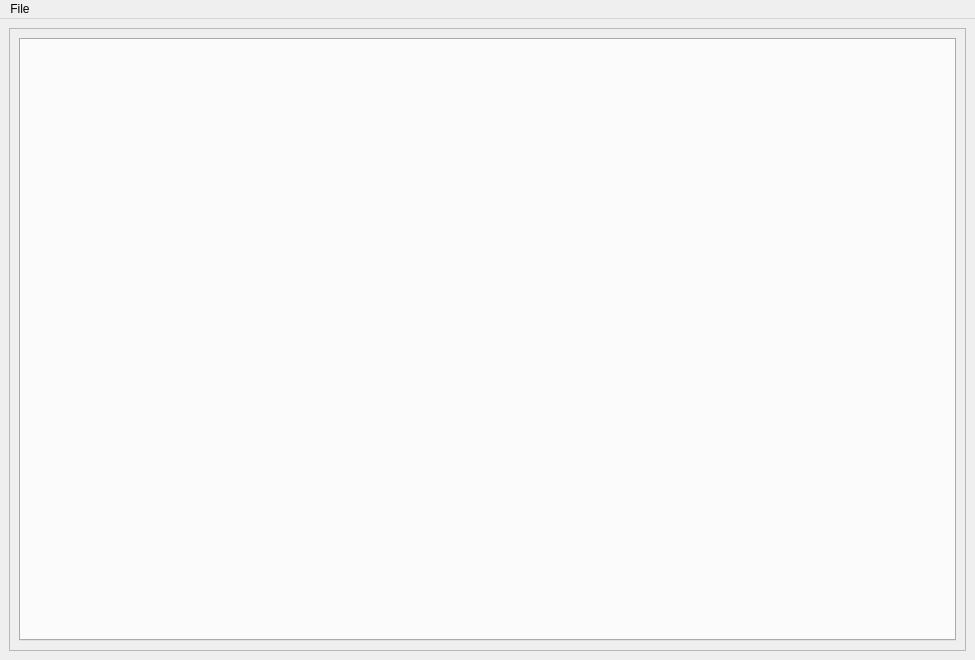
<?xml version="1.0" encoding="UTF-8"?>
<ui version="4.0">
 <class>MainWindow</class>
 <widget class="QMainWindow" name="MainWindow">
  <property name="geometry">
   <rect>
    <x>0</x>
    <y>0</y>
    <width>975</width>
    <height>660</height>
   </rect>
  </property>
  <property name="windowTitle">
   <string>MainWindow</string>
  </property>
  <widget class="QWidget" name="centralwidget">
   <property name="locale">
    <locale language="English" country="UnitedStates"/>
   </property>
   <layout class="QGridLayout" name="gridLayout">
    <item row="0" column="0">
     <widget class="QFrame" name="frame">
      <property name="frameShape">
       <enum>QFrame::StyledPanel</enum>
      </property>
      <property name="frameShadow">
       <enum>QFrame::Raised</enum>
      </property>
      <layout class="QGridLayout" name="gridLayout_2">
       <item row="0" column="0">
        <widget class="QTabWidget" name="FileTab">
         <property name="currentIndex">
          <number>-1</number>
         </property>
        </widget>
       </item>
      </layout>
     </widget>
    </item>
   </layout>
  </widget>
  <widget class="QMenuBar" name="menubar">
   <property name="geometry">
    <rect>
     <x>0</x>
     <y>0</y>
     <width>975</width>
     <height>22</height>
    </rect>
   </property>
   <widget class="QMenu" name="menuFile">
    <property name="title">
     <string>File</string>
    </property>
    <addaction name="actionLoad_TDMS_file"/>
    <addaction name="actionSummarize_Folder"/>
    <addaction name="actionOpen_NPY_file"/>
    <addaction name="actionSave_graph_as_npz"/>
    <addaction name="actionOpen_npz"/>
    <addaction name="actionCompute_phi_in_folder"/>
    <addaction name="actionOpen_phiu_s_in_folder"/>
   </widget>
   <addaction name="menuFile"/>
  </widget>
  <action name="actionLoad_TDMS_file">
   <property name="text">
    <string>Load TDMS file ... </string>
   </property>
  </action>
  <action name="actionSummarize_Folder">
   <property name="text">
    <string>Summarize Folder </string>
   </property>
  </action>
  <action name="actionOpen_NPY_file">
   <property name="text">
    <string>Open NPY file</string>
   </property>
  </action>
  <action name="actionSave_graph_as_npz">
   <property name="text">
    <string>Save graph as Npz ...</string>
   </property>
  </action>
  <action name="actionOpen_npz">
   <property name="text">
    <string>Open Npz ... </string>
   </property>
  </action>
  <action name="actionCompute_phi_in_folder">
   <property name="text">
    <string>Compute phi in folder</string>
   </property>
  </action>
  <action name="actionOpen_phiu_s_in_folder">
   <property name="text">
    <string>Open phiu's in folder</string>
   </property>
  </action>
 </widget>
 <resources/>
 <connections>
  <connection>
   <sender>actionLoad_TDMS_file</sender>
   <signal>triggered()</signal>
   <receiver>MainWindow</receiver>
   <slot>loadTDMS()</slot>
   <hints>
    <hint type="sourcelabel">
     <x>-1</x>
     <y>-1</y>
    </hint>
    <hint type="destinationlabel">
     <x>399</x>
     <y>299</y>
    </hint>
   </hints>
  </connection>
  <connection>
   <sender>actionSummarize_Folder</sender>
   <signal>triggered()</signal>
   <receiver>MainWindow</receiver>
   <slot>SumFolder()</slot>
   <hints>
    <hint type="sourcelabel">
     <x>-1</x>
     <y>-1</y>
    </hint>
    <hint type="destinationlabel">
     <x>487</x>
     <y>329</y>
    </hint>
   </hints>
  </connection>
  <connection>
   <sender>actionOpen_NPY_file</sender>
   <signal>triggered()</signal>
   <receiver>MainWindow</receiver>
   <slot>OpenFile()</slot>
   <hints>
    <hint type="sourcelabel">
     <x>-1</x>
     <y>-1</y>
    </hint>
    <hint type="destinationlabel">
     <x>487</x>
     <y>329</y>
    </hint>
   </hints>
  </connection>
  <connection>
   <sender>actionOpen_npz</sender>
   <signal>triggered()</signal>
   <receiver>MainWindow</receiver>
   <slot>LoadNpz()</slot>
   <hints>
    <hint type="sourcelabel">
     <x>-1</x>
     <y>-1</y>
    </hint>
    <hint type="destinationlabel">
     <x>487</x>
     <y>329</y>
    </hint>
   </hints>
  </connection>
  <connection>
   <sender>actionSave_graph_as_npz</sender>
   <signal>triggered()</signal>
   <receiver>MainWindow</receiver>
   <slot>saveAsNpz()</slot>
   <hints>
    <hint type="sourcelabel">
     <x>-1</x>
     <y>-1</y>
    </hint>
    <hint type="destinationlabel">
     <x>487</x>
     <y>329</y>
    </hint>
   </hints>
  </connection>
  <connection>
   <sender>actionCompute_phi_in_folder</sender>
   <signal>triggered()</signal>
   <receiver>MainWindow</receiver>
   <slot>PhiFolder()</slot>
   <hints>
    <hint type="sourcelabel">
     <x>-1</x>
     <y>-1</y>
    </hint>
    <hint type="destinationlabel">
     <x>487</x>
     <y>329</y>
    </hint>
   </hints>
  </connection>
  <connection>
   <sender>actionOpen_phiu_s_in_folder</sender>
   <signal>triggered()</signal>
   <receiver>MainWindow</receiver>
   <slot>open_all_phiu()</slot>
   <hints>
    <hint type="sourcelabel">
     <x>-1</x>
     <y>-1</y>
    </hint>
    <hint type="destinationlabel">
     <x>487</x>
     <y>329</y>
    </hint>
   </hints>
  </connection>
 </connections>
 <slots>
  <slot>loadTDMS()</slot>
  <slot>SumFolder()</slot>
  <slot>OpenFile()</slot>
  <slot>saveAsNpz()</slot>
  <slot>LoadNpz()</slot>
  <slot>PhiFolder()</slot>
  <slot>open_all_phiu()</slot>
 </slots>
</ui>
